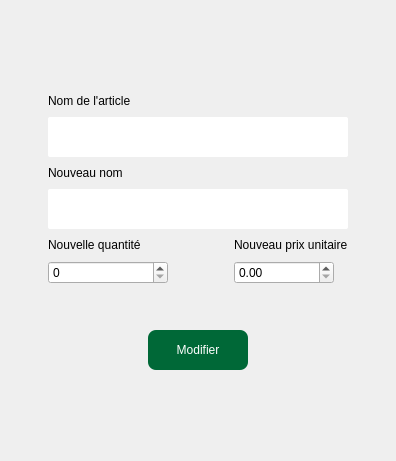
            <widget class="QWidget" name="page_5">
             <layout class="QGridLayout" name="gridLayout_5">
              <item row="0" column="0">
               <spacer name="verticalSpacer_11">
                <property name="orientation">
                 <enum>Qt::Vertical</enum>
                </property>
                <property name="sizeHint" stdset="0">
                 <size>
                  <width>20</width>
                  <height>80</height>
                 </size>
                </property>
               </spacer>
              </item>
              <item row="1" column="0">
               <layout class="QHBoxLayout" name="horizontalLayout_14">
                <item>
                 <spacer name="horizontalSpacer_22">
                  <property name="orientation">
                   <enum>Qt::Horizontal</enum>
                  </property>
                  <property name="sizeHint" stdset="0">
                   <size>
                    <width>37</width>
                    <height>17</height>
                   </size>
                  </property>
                 </spacer>
                </item>
                <item>
                 <layout class="QVBoxLayout" name="verticalLayout_12">
                  <item>
                   <widget class="QLabel" name="label_9">
                    <property name="minimumSize">
                     <size>
                      <width>120</width>
                      <height>20</height>
                     </size>
                    </property>
                    <property name="styleSheet">
                     <string notr="true">font: 75 12pt &quot;Ubuntu Mono&quot;;</string>
                    </property>
                    <property name="text">
                     <string>Nom de l'article</string>
                    </property>
                   </widget>
                  </item>
                  <item>
                   <widget class="QLineEdit" name="lineEdit_nom_article_modifier">
                    <property name="minimumSize">
                     <size>
                      <width>300</width>
                      <height>40</height>
                     </size>
                    </property>
                    <property name="maximumSize">
                     <size>
                      <width>300</width>
                      <height>40</height>
                     </size>
                    </property>
                    <property name="styleSheet">
                     <string notr="true">font: 75 12pt &quot;Ubuntu Mono&quot;;
border-radius : 2px;
padding-left : 2px;</string>
                    </property>
                   </widget>
                  </item>
                  <item>
                   <widget class="QLabel" name="label_11">
                    <property name="minimumSize">
                     <size>
                      <width>120</width>
                      <height>20</height>
                     </size>
                    </property>
                    <property name="styleSheet">
                     <string notr="true">font: 75 12pt &quot;Ubuntu Mono&quot;;</string>
                    </property>
                    <property name="text">
                     <string>Nouveau nom</string>
                    </property>
                   </widget>
                  </item>
                  <item>
                   <widget class="QLineEdit" name="lineEdit_nouveau_nom_article_modifier">
                    <property name="minimumSize">
                     <size>
                      <width>300</width>
                      <height>40</height>
                     </size>
                    </property>
                    <property name="maximumSize">
                     <size>
                      <width>300</width>
                      <height>40</height>
                     </size>
                    </property>
                    <property name="styleSheet">
                     <string notr="true">font: 75 12pt &quot;Ubuntu Mono&quot;;
border-radius : 2px;
padding-left : 2px;</string>
                    </property>
                   </widget>
                  </item>
                  <item>
                   <layout class="QHBoxLayout" name="horizontalLayout_13">
                    <item>
                     <layout class="QVBoxLayout" name="verticalLayout_10">
                      <item>
                       <widget class="QLabel" name="label_12">
                        <property name="minimumSize">
                         <size>
                          <width>120</width>
                          <height>20</height>
                         </size>
                        </property>
                        <property name="styleSheet">
                         <string notr="true">font: 75 12pt &quot;Ubuntu Mono&quot;;</string>
                        </property>
                        <property name="text">
                         <string>Nouvelle quantité</string>
                        </property>
                       </widget>
                      </item>
                      <item>
                       <widget class="QSpinBox" name="spinBox_nouvelle_quantite_modifier">
                        <property name="maximum">
                         <number>999999999</number>
                        </property>
                       </widget>
                      </item>
                     </layout>
                    </item>
                    <item>
                     <spacer name="horizontalSpacer_23">
                      <property name="orientation">
                       <enum>Qt::Horizontal</enum>
                      </property>
                      <property name="sizeHint" stdset="0">
                       <size>
                        <width>40</width>
                        <height>20</height>
                       </size>
                      </property>
                     </spacer>
                    </item>
                    <item>
                     <layout class="QVBoxLayout" name="verticalLayout_11">
                      <item>
                       <widget class="QLabel" name="label_17">
                        <property name="styleSheet">
                         <string notr="true">font: 12pt &quot;Ubuntu Mono&quot;;</string>
                        </property>
                        <property name="text">
                         <string>Nouveau prix unitaire</string>
                        </property>
                       </widget>
                      </item>
                      <item>
                       <widget class="QDoubleSpinBox" name="doubleSpinBox_prix_unitaire_2">
                        <property name="maximumSize">
                         <size>
                          <width>100</width>
                          <height>30</height>
                         </size>
                        </property>
                        <property name="maximum">
                         <double>999999999.000000000000000</double>
                        </property>
                       </widget>
                      </item>
                     </layout>
                    </item>
                   </layout>
                  </item>
                  <item>
                   <spacer name="verticalSpacer_15">
                    <property name="orientation">
                     <enum>Qt::Vertical</enum>
                    </property>
                    <property name="sizeHint" stdset="0">
                     <size>
                      <width>20</width>
                      <height>40</height>
                     </size>
                    </property>
                   </spacer>
                  </item>
                  <item>
                   <layout class="QHBoxLayout" name="horizontalLayout_15">
                    <item>
                     <spacer name="horizontalSpacer_24">
                      <property name="orientation">
                       <enum>Qt::Horizontal</enum>
                      </property>
                      <property name="sizeHint" stdset="0">
                       <size>
                        <width>40</width>
                        <height>20</height>
                       </size>
                      </property>
                     </spacer>
                    </item>
                    <item>
                     <widget class="QPushButton" name="bouton_valider_modifier_article">
                      <property name="minimumSize">
                       <size>
                        <width>100</width>
                        <height>40</height>
                       </size>
                      </property>
                      <property name="maximumSize">
                       <size>
                        <width>100</width>
                        <height>40</height>
                       </size>
                      </property>
                      <property name="cursor">
                       <cursorShape>PointingHandCursor</cursorShape>
                      </property>
                      <property name="styleSheet">
                       <string notr="true">font: 75 13pt &quot;Ubuntu Mono&quot;;
border-radius : 8px ;
background-color :#006837;
color : white;</string>
                      </property>
                      <property name="text">
                       <string>Modifier</string>
                      </property>
                     </widget>
                    </item>
                    <item>
                     <spacer name="horizontalSpacer_25">
                      <property name="orientation">
                       <enum>Qt::Horizontal</enum>
                      </property>
                      <property name="sizeHint" stdset="0">
                       <size>
                        <width>40</width>
                        <height>20</height>
                       </size>
                      </property>
                     </spacer>
                    </item>
                   </layout>
                  </item>
                 </layout>
                </item>
                <item>
                 <spacer name="horizontalSpacer_27">
                  <property name="orientation">
                   <enum>Qt::Horizontal</enum>
                  </property>
                  <property name="sizeHint" stdset="0">
                   <size>
                    <width>37</width>
                    <height>17</height>
                   </size>
                  </property>
                 </spacer>
                </item>
               </layout>
              </item>
              <item row="2" column="0">
               <spacer name="verticalSpacer_10">
                <property name="orientation">
                 <enum>Qt::Vertical</enum>
                </property>
                <property name="sizeHint" stdset="0">
                 <size>
                  <width>20</width>
                  <height>80</height>
                 </size>
                </property>
               </spacer>
              </item>
             </layout>
            </widget>
